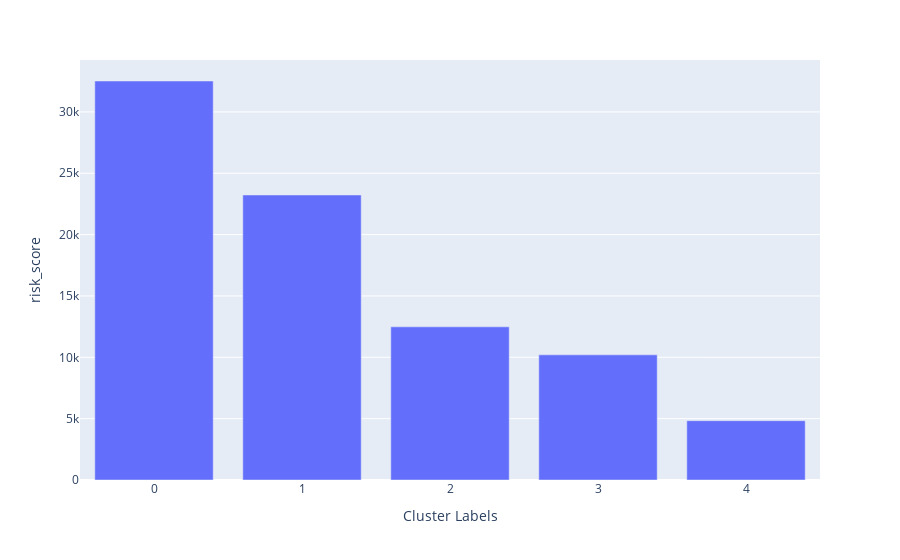

The code cell stored with this chart in its notebook:
### Code cell
import plotly.express as px
fig = px.bar(cluster_counts, x=cluster_counts.index, y='risk_score')
fig.show()

### Figure 1 — Plotly figure (JSON) as saved in the notebook; plotly's stock layout.template omitted (floating-point values rounded to 4 significant figures)
{"data": [{"alignmentgroup": "True", "hovertemplate": "Cluster Labels=%{x}<br>risk_score=%{y}<extra></extra>", "legendgroup": "", "marker": {"color": "#636efa", "pattern": {"shape": ""}}, "name": "", "offsetgroup": "", "orientation": "v", "showlegend": false, "textposition": "auto", "type": "bar", "x": [0, 1, 2, 3, 4], "xaxis": "x", "y": [32519, 23229, 12483, 10198, 4835], "yaxis": "y"}], "layout": {"barmode": "relative", "legend": {"tracegroupgap": 0}, "margin": {"t": 60}, "xaxis": {"anchor": "y", "domain": [0, 1], "title": {"text": "Cluster Labels"}}, "yaxis": {"anchor": "x", "domain": [0, 1], "title": {"text": "risk_score"}}}}
